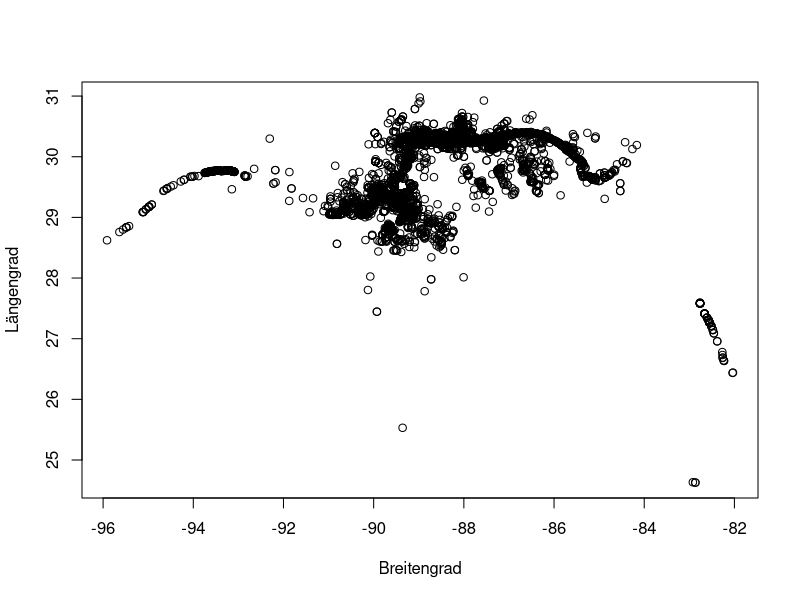
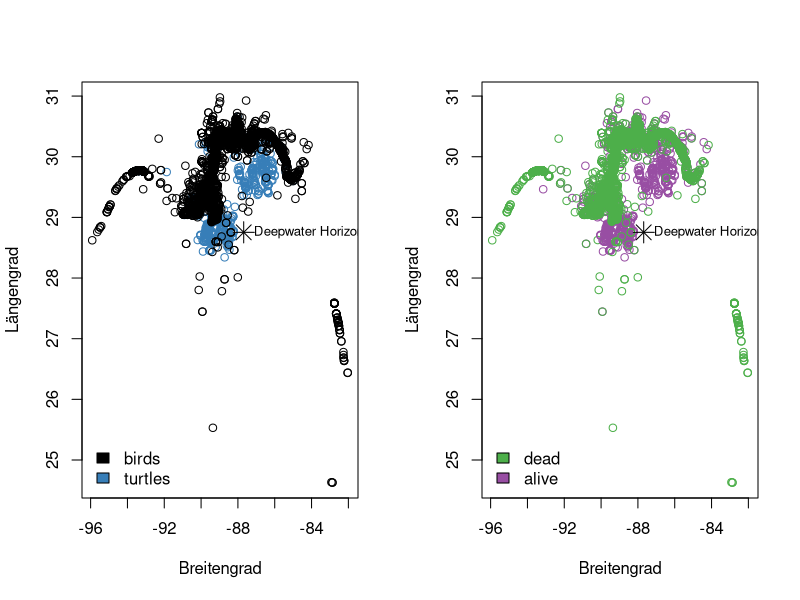
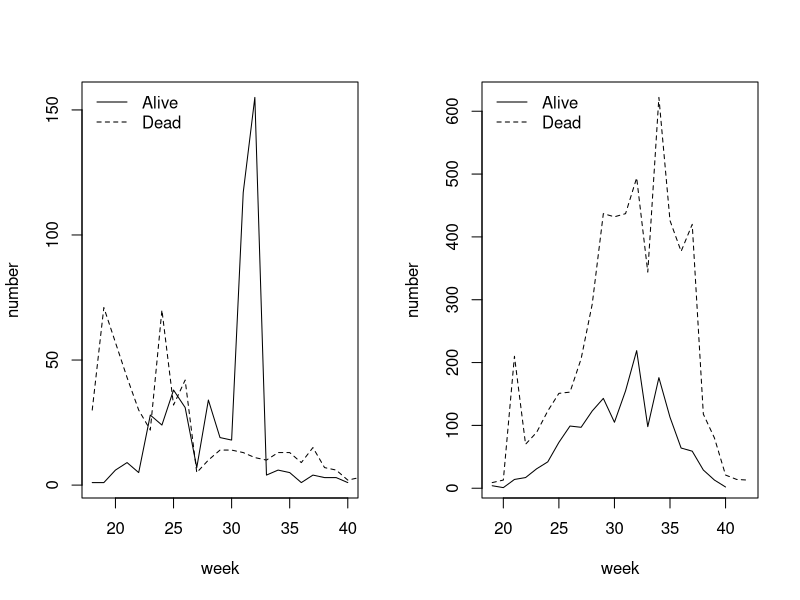
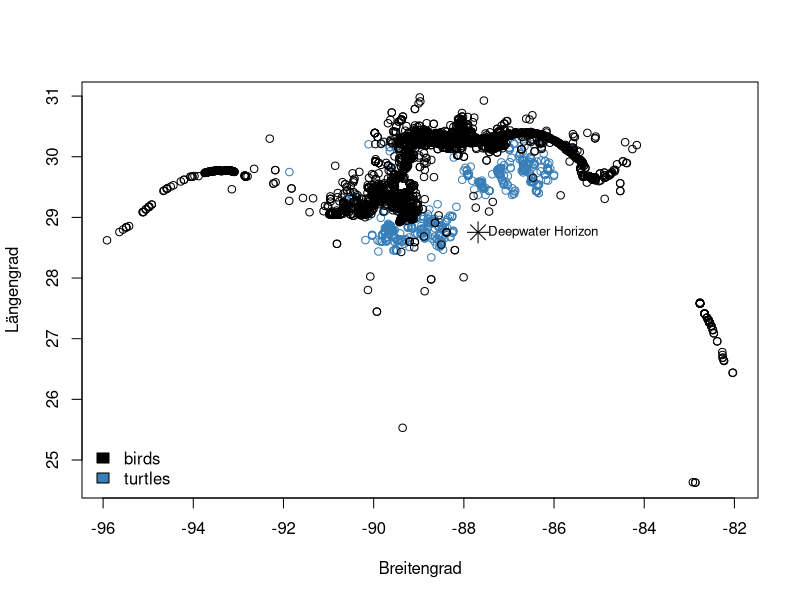
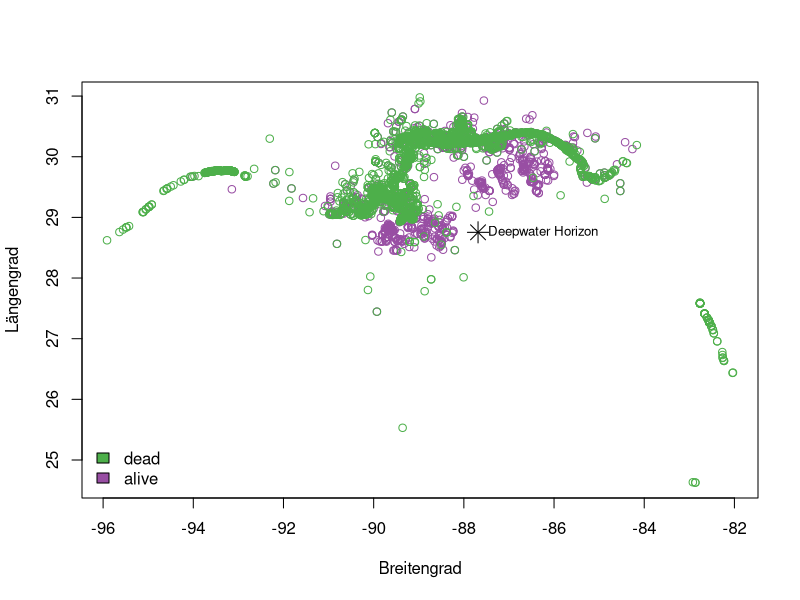

These charts were generated, in order, by the following R code:
#####
# 1

# a)
oil_data <- read.csv('./Data/oil-animals.csv')
head(oil_data)
summary(oil_data)
str(oil_data)

oil_data$Alive <- as.factor(oil_data$Alive)
oil_data$Type <- factor(oil_data$Type)

# b)
plot(Latitude ~ Longitude, data=oil_data,
     ylab = 'Längengrad', xlab='Breitengrad')

# c) d) e) f)
table(oil_data$Type)
levels(oil_data$Type)
table(oil_data$Alive)
levels(oil_data$Alive)
lat_oil <- 28.75389
long_oil <- -87.68528

palette(c("black","#377EB8","#E41A1C","#4DAF4A",
          "#984EA3","#FF7F00","gray"))
par(mfrow = c(1, 2))
plot(Latitude ~ Longitude, data=oil_data,
     ylab = 'Längengrad', xlab='Breitengrad',
     col=Type)
legend('bottomleft', legend = c('birds', 'turtles'), fill = 1:2, bty = "n")
points(long_oil,lat_oil, pch=8, cex=2)
text(long_oil,lat_oil,"Deepwater Horizon",cex=0.8, pos=4)

plot(Latitude ~ Longitude, data=oil_data,
     ylab = 'Längengrad', xlab='Breitengrad',
     col= as.numeric(oil_data$Alive)+3)
legend('bottomleft', legend = c('dead', 'alive'), fill = 4:5, bty = "n")
points(long_oil,lat_oil, pch=8, cex=2)
text(long_oil,lat_oil,"Deepwater Horizon",cex=0.8, pos=4)

# h)
pdf('./Saves/oil.pdf',height=6, width=6 *12/7)
plot(Latitude ~ Longitude, data=oil_data,
     ylab = 'Längengrad', xlab='Breitengrad',
     col=Type)
legend('bottomleft', legend = c('birds', 'turtles'), fill = 1:2, bty = "n")
points(long_oil,lat_oil, pch=8, cex=2)
text(long_oil,lat_oil,"Deepwater Horizon",cex=0.8, pos=4)
dev.off()

png('./Saves/oil.png',width=800)
plot(Latitude ~ Longitude, data=oil_data,
     ylab = 'Längengrad', xlab='Breitengrad',
     col= as.numeric(oil_data$Alive)+3)
legend('bottomleft', legend = c('dead', 'alive'), fill = 4:5, bty = "n")
points(long_oil,lat_oil, pch=8, cex=2)
text(long_oil,lat_oil,"Deepwater Horizon",cex=0.8, pos=4)
dev.off()

#####
#2
     
cast_data <- read.csv('./Data/oil-animals-cast.csv')
cast_data$Alive <- as.factor(cast_data$Alive)
turtles <- cast_data[cast_data$Type == "turtles",]
birds <- cast_data[cast_data$Type == "birds",]

par(mfrow=c(1,2))

plot(number ~ week.number, data=turtles[turtles$Alive == 'Y',],
     type='l', lty=1, xlab='week')
lines(turtles[turtles$Alive == 'N',]$week.number, turtles[turtles$Alive == 'N',]$number, lty=2)
legend('topleft', legend=c('Alive', 'Dead'), bty="n", lty=1:2)

plot(number ~ week.number, data=birds[birds$Alive == 'N',],
     type='l', lty=2, xlab='week')
lines(birds[birds$Alive == 'Y',]$week.number, birds[birds$Alive == 'Y',]$number, lty=1)
legend('topleft', legend=c('Alive', 'Dead'), bty="n", lty=1:2)
